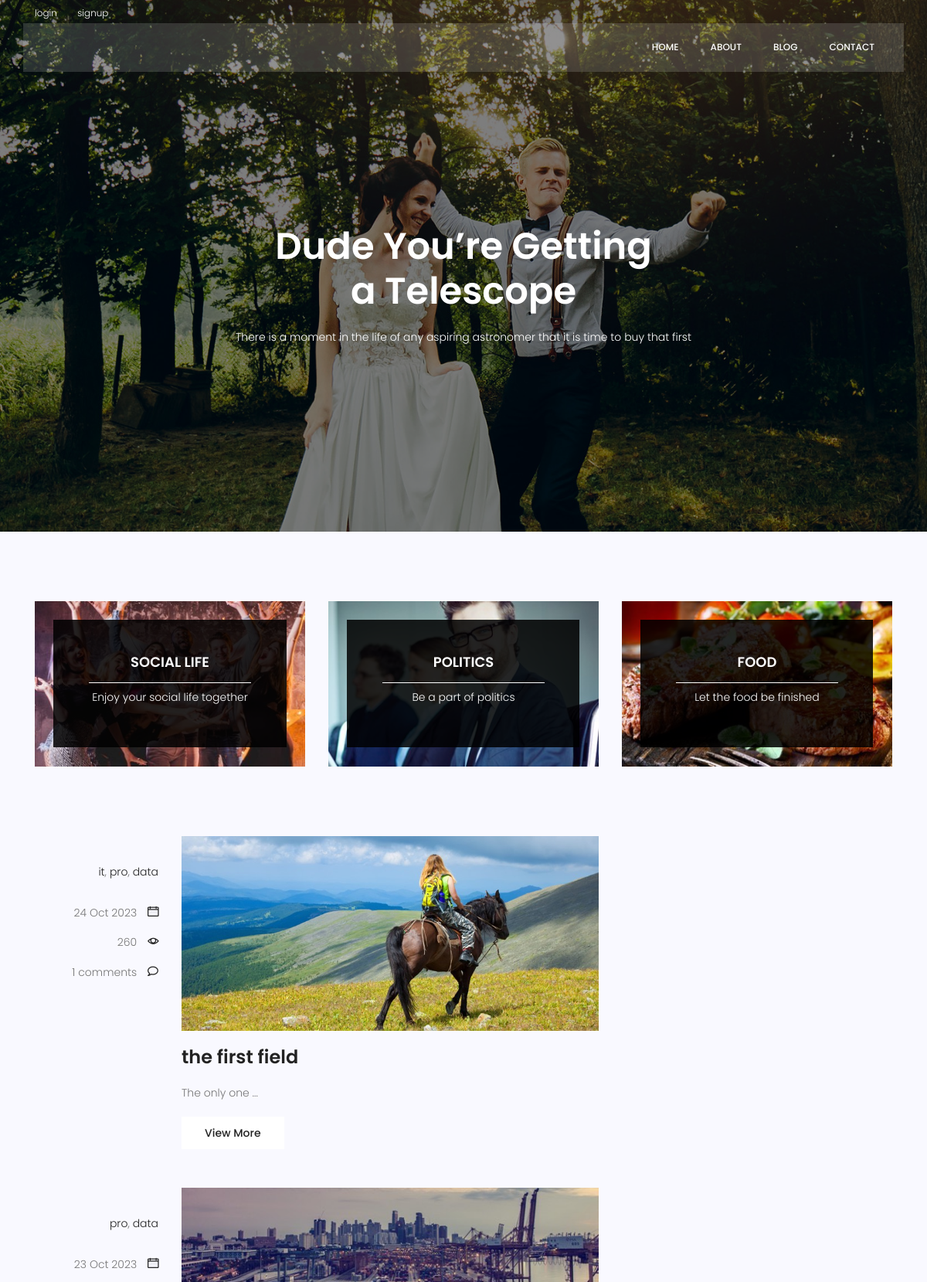
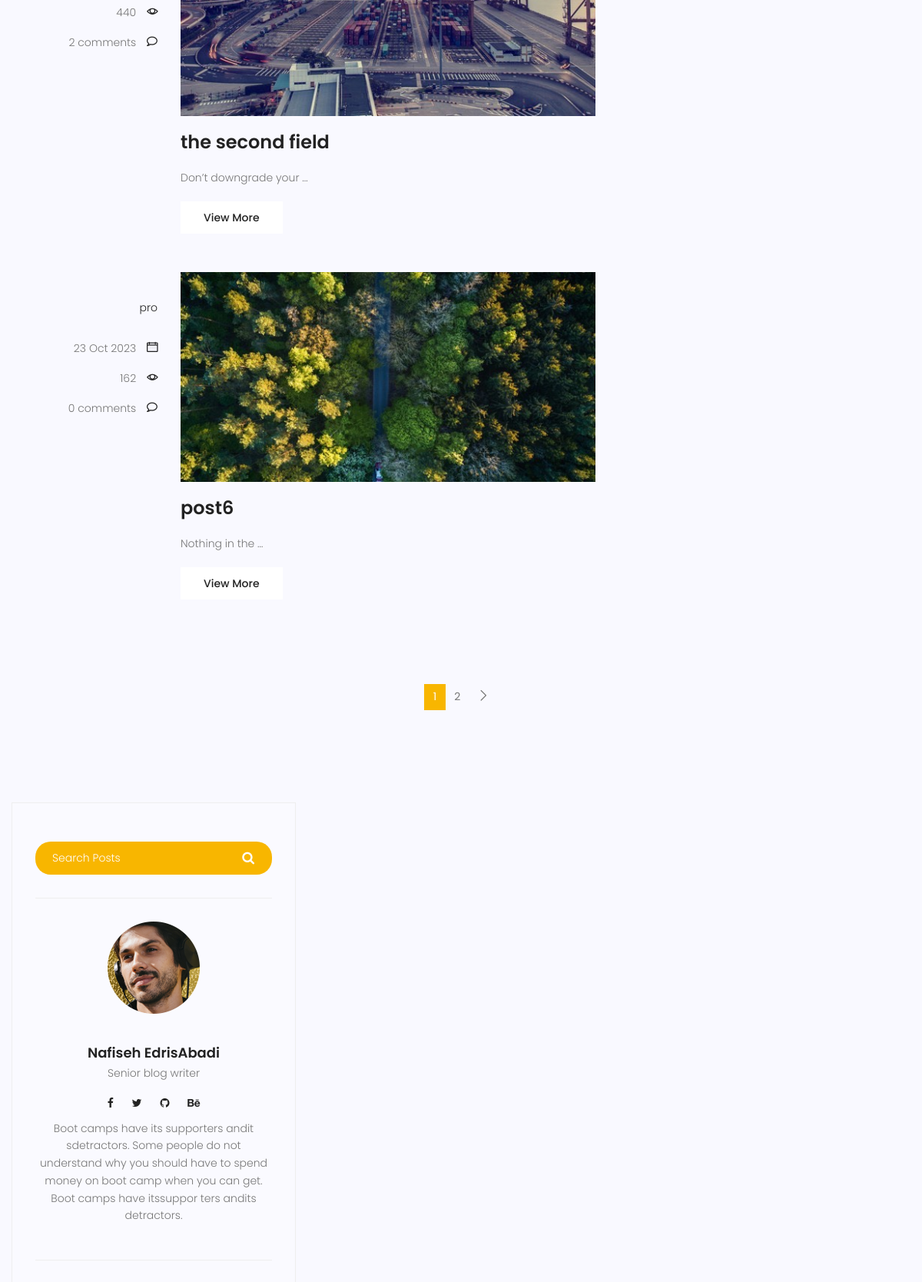
Screenshot of /blog/ (upper part) with the database file from the repository (2 pictures, top to bottom).
### blog/models.py (models this page shows, shortened)
class category(models.Model):
    name=models.CharField(max_length=255)
    def __str__(self):
          return self.name

class post (models.Model):
    title= models.CharField(max_length=255)
    author=models.ForeignKey(User,on_delete=models.SET_NULL,null=True)
    content= models.TextField()
    tags = TaggableManager()
    image=models.ImageField(upload_to='blog/')
    category=models.ManyToManyField(category)
    counted_views = models.IntegerField(default=0)
    status=models.BooleanField(default=False)
    login_require=models.BooleanField(default=False)
    created_date=models.DateTimeField(auto_now_add=True)
    updated_date=models.DateTimeField(auto_now=True)
    published_date=models.DateTimeField( null=True)
    class Meta:
        ordering=['created_date']

### blog/views.py (the view)
# urls.py: path('', blog_view, name='index'),
def blog_view(request,**kwargs):
    posts= post.objects.filter(published_date__lte=timezone.now(),status=1)
    if kwargs.get('cat_name')!= None :
        posts= posts.filter(category__name=kwargs['cat_name'])
    if kwargs.get ('author_username')!= None :
        posts= posts.filter(author__username=kwargs['author_username'])
    if  kwargs.get ('tag_name')!= None :
        posts= posts.filter(tags__name__in=[kwargs['tag_name']])
    posts= Paginator(posts,3)
    try:
       page_number=request.GET.get('page')
       posts= posts.get_page(page_number)
    except PageNotAnInteger:
       posts = posts.get_page(1)
    except EmptyPage:
       posts = posts.get_page(1)
    context={'posts':posts , 'page_number':page_number }
    return render (request,'blog/blog-home.html',context)

### blog/templatetags/blog_tags.py (called while the page is built)
@register.simple_tag(name='comments_count')
def function(pid):
    posts=post.objects.get(pk=pid)
    return Comment.objects.filter (post=posts.id,approved=True).count()

@register.inclusion_tag('blog/blog-popular-post.html')
def latesposts():
    posts=post.objects.filter(status=1).order_by('published_date')
    return {'posts' : posts}

@register.inclusion_tag('blog/blog-post-category.html')
def postcategories():
    posts=post.objects.filter(status=1)
    categories=category.objects.all()
    cat_dict={}
    for name in categories:
        cat_dict[name]=posts.filter(category=name).count()
    return {'categories': cat_dict }

### templates/blog/blog-home.html (shortened to what this page needs)
{% extends 'base.html' %}
{% load static %}
{% load blog_tags%}
{% block content %}
			<section class="banner-area relative blog-home-banner" id="home">
				<div class="overlay overlay-bg"></div>
				<div class="container">
					<div class="row d-flex align-items-center justify-content-center">
						<div class="about-content blog-header-content col-lg-12">
							<h1 class="text-white">
								Dude You’re Getting
								a Telescope
							</h1>
							<p class="text-white">
								There is a moment in the life of any aspiring astronomer that it is time to buy that first
							</p>
						</div>
					</div>
				</div>
			</section>
			<section class="top-category-widget-area pt-90 pb-90 ">
				<div class="container">
					<div class="row">
						<div class="col-lg-4">
							<div class="single-cat-widget">
								<div class="content relative">
									<div class="overlay overlay-bg"></div>
								    <a href="#" target="_blank">
								      <div class="thumb">
								  		 <img class="content-image img-fluid d-block mx-auto" src="{% static 'img/blog/cat-widget1.jpg' %}" alt="">
								  	  </div>
								      <div class="content-details">
								        <h4 class="content-title mx-auto text-uppercase">Social life</h4>
								        <span></span>
								        <p>Enjoy your social life together</p>
								      </div>
								    </a>
								</div>
							</div>
						</div>
						<div class="col-lg-4">
							<div class="single-cat-widget">
								<div class="content relative">
									<div class="overlay overlay-bg"></div>
								    <a href="#" target="_blank">
								      <div class="thumb">
								  		 <img class="content-image img-fluid d-block mx-auto" src="{% static 'img/blog/cat-widget2.jpg' %}" alt="">
								  	  </div>
								      <div class="content-details">
								        <h4 class="content-title mx-auto text-uppercase">Politics</h4>
								        <span></span>
								        <p>Be a part of politics</p>
								      </div>
								    </a>
								</div>
							</div>
						</div>
						<div class="col-lg-4">
							<div class="single-cat-widget">
								<div class="content relative">
									<div class="overlay overlay-bg"></div>
								    <a href="#" target="_blank">
								      <div class="thumb">
								  		 <img class="content-image img-fluid d-block mx-auto" src="{% static 'img/blog/cat-widget3.jpg' %}" alt="">
								  	  </div>
								      <div class="content-details">
								        <h4 class="content-title mx-auto text-uppercase">Food</h4>
								        <span></span>
								        <p>Let the food be finished</p>
								      </div>
								    </a>
								</div>
							</div>
						</div>
					</div>
				</div>
			</section>
			<section class="post-content-area">
				<div class="container">
					<div class="row">
						<div class="col-lg-8 posts-list">
						{%for post in posts %}
							<div class="single-post row">
								<div class="col-lg-3  col-md-3 meta-details">
									<ul class="tags">
									{%for cat in post.category.all %}
										<li><a href="{% url 'blog:category' cat_name=cat.name %}">{{cat.name}}</a> </li>{% if not forloop.last %},{% endif %}
										{%endfor%}
									</ul>
									<div class="user-details row">
										<p class="date col-lg-12 col-md-12 col-6"><a href="#">{{post.published_date|date:"d M Y"}}</a> <span class="lnr lnr-calendar-full"></span></p>
										<p class="view col-lg-12 col-md-12 col-6"><a href="#">{{post.counted_views}}</a> <span class="lnr lnr-eye"></span></p>
										<p class="comments col-lg-12 col-md-12 col-6"><a href="#">{% comments_count post.id %} comments</a> <span class="lnr lnr-bubble"></span></p>
									</div>
								</div>
								<div class="col-lg-9 col-md-9 ">
									<div class="feature-img">
										<img class="img-fluid" src="{{post.image.url}}" alt="">
					 				</div>
									<a class="posts-title" href="{% url 'blog:single' pid=post.id %}"><h3>{{post.title}}</h3></a>
									<p class="excert">
										{{post.content|truncatewords:3}}
									</p>
									<a href="{% url 'blog:single' pid=post.id %}" class="primary-btn">View More</a>
								</div>
							</div>
							{% endfor %}
								</div>
							</div>
                       <nav class="blog-pagination justify-content-center d-flex">
							<ul class="pagination">
								      {% for i in posts.paginator.page_range %}
					     		      {% if posts.number == i %}
								           <li class="page-item active" ><a href="?page={{i}}" class="page-link">{{i}}</a></li>
								      {% else %}
								           <li class="page-item" ><a href="?page={{i}}" class="page-link">{{i}}</a></li>
							          {% endif %}
								      {% endfor %}
		                        	  {% if posts.has_next %}
		                             <li class="page-item">
		                                <a href="?page={{ posts.next_page_number }}" class="page-link" aria-label="Next">
		                                    <span aria-hidden="true">
		                                        <span class="lnr lnr-chevron-right"></span>
		                                    </span>
		                                </a>
		                             </li>
									   {% endif %}
		                      </ul>
					  </nav>
						</div>
				<div class="col-lg-4 sidebar-widgets">
							<div class="widget-wrap">
								{% include 'blog/blog-search.html' %}
								{% include 'blog/blog-writer.html' %}
							</div>
						</div>
			</section>
{% endblock %}

### rows the page displays
post: published_date "24 Oct 2023", counted_views "260", id "1", image (picture), title "the first field", content "The only one …"
category: name "it"
category: name "pro"
category: name "data"
post: published_date "23 Oct 2023", counted_views "440", id "2", image (picture), title "the second field", content "Don’t downgrade your …"
post: published_date "23 Oct 2023", counted_views "162", id "0", image (picture), title "post6", content "Nothing in the …"

### other values shown
{{ i }} "1"
{{ i }} "2"
